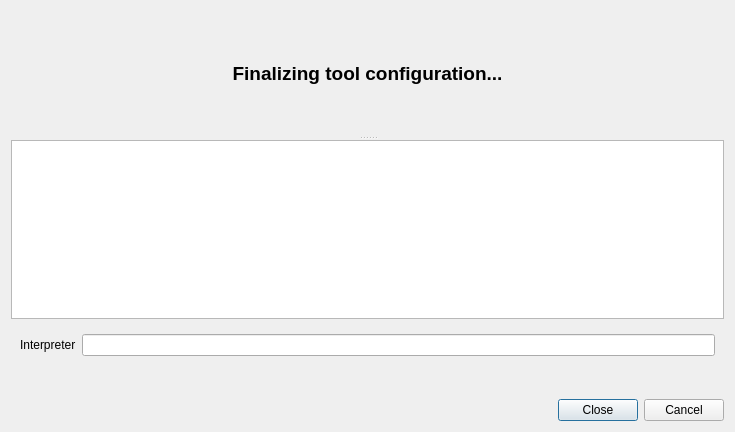
<?xml version="1.0" encoding="UTF-8"?>
<!--
######################################################################################################################
# Copyright (C) 2017-2022 Spine project consortium
# This file is part of Spine Toolbox.
# Spine Toolbox is free software: you can redistribute it and\/or modify it under the terms of the GNU Lesser General
# Public License as published by the Free Software Foundation, either version 3 of the License, or (at your option)
# any later version. This program is distributed in the hope that it will be useful, but WITHOUT ANY WARRANTY;
# without even the implied warranty of MERCHANTABILITY or FITNESS FOR A PARTICULAR PURPOSE. See the GNU Lesser General
# Public License for more details. You should have received a copy of the GNU Lesser General Public License along with
# this program. If not, see <http:\/\/www.gnu.org\/licenses\/>.
######################################################################################################################
-->
<ui version="4.0">
 <class>Dialog</class>
 <widget class="QDialog" name="Dialog">
  <property name="geometry">
   <rect>
    <x>0</x>
    <y>0</y>
    <width>735</width>
    <height>432</height>
   </rect>
  </property>
  <property name="windowTitle">
   <string>Kernel specification editor</string>
  </property>
  <layout class="QVBoxLayout" name="verticalLayout_2">
   <item>
    <widget class="QSplitter" name="splitter">
     <property name="orientation">
      <enum>Qt::Vertical</enum>
     </property>
     <property name="childrenCollapsible">
      <bool>false</bool>
     </property>
     <widget class="QWidget" name="">
      <layout class="QVBoxLayout" name="verticalLayout">
       <item>
        <spacer name="verticalSpacer">
         <property name="orientation">
          <enum>Qt::Vertical</enum>
         </property>
         <property name="sizeHint" stdset="0">
          <size>
           <width>20</width>
           <height>40</height>
          </size>
         </property>
        </spacer>
       </item>
       <item>
        <widget class="QLabel" name="label_message">
         <property name="sizePolicy">
          <sizepolicy hsizetype="Preferred" vsizetype="Preferred">
           <horstretch>0</horstretch>
           <verstretch>2</verstretch>
          </sizepolicy>
         </property>
         <property name="font">
          <font>
           <pointsize>14</pointsize>
           <weight>75</weight>
           <bold>true</bold>
          </font>
         </property>
         <property name="text">
          <string>Finalizing tool configuration...</string>
         </property>
         <property name="alignment">
          <set>Qt::AlignCenter</set>
         </property>
         <property name="wordWrap">
          <bool>true</bool>
         </property>
        </widget>
       </item>
       <item>
        <spacer name="verticalSpacer_2">
         <property name="orientation">
          <enum>Qt::Vertical</enum>
         </property>
         <property name="sizeHint" stdset="0">
          <size>
           <width>20</width>
           <height>40</height>
          </size>
         </property>
        </spacer>
       </item>
      </layout>
     </widget>
     <widget class="QTextBrowser" name="textBrowser_process">
      <property name="sizePolicy">
       <sizepolicy hsizetype="Expanding" vsizetype="Expanding">
        <horstretch>0</horstretch>
        <verstretch>1</verstretch>
       </sizepolicy>
      </property>
     </widget>
    </widget>
   </item>
   <item>
    <widget class="QStackedWidget" name="stackedWidget">
     <property name="sizePolicy">
      <sizepolicy hsizetype="Preferred" vsizetype="Fixed">
       <horstretch>0</horstretch>
       <verstretch>0</verstretch>
      </sizepolicy>
     </property>
     <property name="currentIndex">
      <number>0</number>
     </property>
     <widget class="QWidget" name="stackedWidgetPage1">
      <layout class="QFormLayout" name="formLayout_3">
       <item row="1" column="0">
        <widget class="QLabel" name="label_3">
         <property name="text">
          <string>Interpreter</string>
         </property>
        </widget>
       </item>
       <item row="1" column="1">
        <widget class="QLineEdit" name="lineEdit_python_interpreter">
         <property name="enabled">
          <bool>true</bool>
         </property>
         <property name="cursor">
          <cursorShape>IBeamCursor</cursorShape>
         </property>
         <property name="focusPolicy">
          <enum>Qt::StrongFocus</enum>
         </property>
         <property name="readOnly">
          <bool>true</bool>
         </property>
         <property name="placeholderText">
          <string/>
         </property>
         <property name="clearButtonEnabled">
          <bool>false</bool>
         </property>
        </widget>
       </item>
      </layout>
     </widget>
     <widget class="QWidget" name="stackedWidgetPage2">
      <property name="sizePolicy">
       <sizepolicy hsizetype="Preferred" vsizetype="Preferred">
        <horstretch>0</horstretch>
        <verstretch>0</verstretch>
       </sizepolicy>
      </property>
      <layout class="QFormLayout" name="formLayout_4">
       <item row="1" column="0">
        <widget class="QLabel" name="label_6">
         <property name="text">
          <string>Executable</string>
         </property>
        </widget>
       </item>
       <item row="1" column="1">
        <widget class="QLineEdit" name="lineEdit_julia_executable">
         <property name="focusPolicy">
          <enum>Qt::StrongFocus</enum>
         </property>
         <property name="frame">
          <bool>true</bool>
         </property>
         <property name="readOnly">
          <bool>true</bool>
         </property>
         <property name="placeholderText">
          <string/>
         </property>
         <property name="clearButtonEnabled">
          <bool>false</bool>
         </property>
        </widget>
       </item>
       <item row="2" column="0">
        <widget class="QLabel" name="label_9">
         <property name="text">
          <string>Project</string>
         </property>
        </widget>
       </item>
       <item row="2" column="1">
        <widget class="QLineEdit" name="lineEdit_julia_project">
         <property name="readOnly">
          <bool>true</bool>
         </property>
         <property name="placeholderText">
          <string/>
         </property>
         <property name="clearButtonEnabled">
          <bool>false</bool>
         </property>
        </widget>
       </item>
      </layout>
     </widget>
    </widget>
   </item>
   <item>
    <widget class="QDialogButtonBox" name="buttonBox">
     <property name="orientation">
      <enum>Qt::Horizontal</enum>
     </property>
     <property name="standardButtons">
      <set>QDialogButtonBox::Cancel|QDialogButtonBox::Close</set>
     </property>
     <property name="centerButtons">
      <bool>false</bool>
     </property>
    </widget>
   </item>
  </layout>
 </widget>
 <resources>
  <include location="resources/resources_icons.qrc"/>
 </resources>
 <connections>
  <connection>
   <sender>buttonBox</sender>
   <signal>accepted()</signal>
   <receiver>Dialog</receiver>
   <slot>accept()</slot>
   <hints>
    <hint type="sourcelabel">
     <x>248</x>
     <y>254</y>
    </hint>
    <hint type="destinationlabel">
     <x>157</x>
     <y>274</y>
    </hint>
   </hints>
  </connection>
  <connection>
   <sender>buttonBox</sender>
   <signal>rejected()</signal>
   <receiver>Dialog</receiver>
   <slot>reject()</slot>
   <hints>
    <hint type="sourcelabel">
     <x>316</x>
     <y>260</y>
    </hint>
    <hint type="destinationlabel">
     <x>286</x>
     <y>274</y>
    </hint>
   </hints>
  </connection>
 </connections>
</ui>
